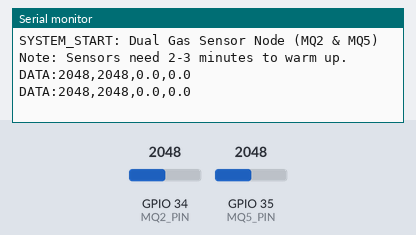
The sketch below on a simulated ESP32. Shown: the last lines printed to the serial monitor. The inputs (shaded band) are chosen by the test bench; at power-on: GPIO 34 (MQ2_PIN) = 2048, GPIO 35 (MQ5_PIN) = 2048.

Above: at 1.8 s.
1.9 s: GPIO 34 (MQ2_PIN) set to 2866
At 2.8 s:
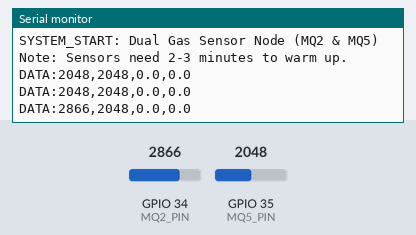
3.4 s: GPIO 35 (MQ5_PIN) set to 2866
At 4.7 s:
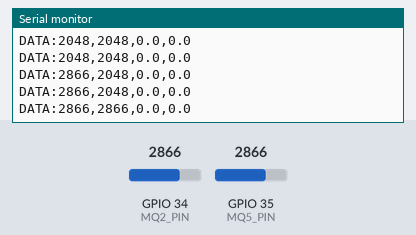
4.9 s: GPIO 34 (MQ2_PIN) set to 3603
At 5.5 s:
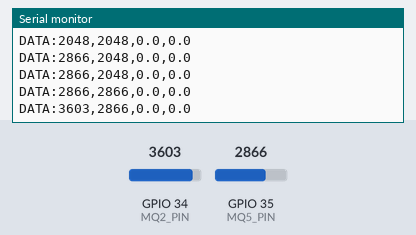
6.4 s: GPIO 35 (MQ5_PIN) set to 3603
At 7.8 s:
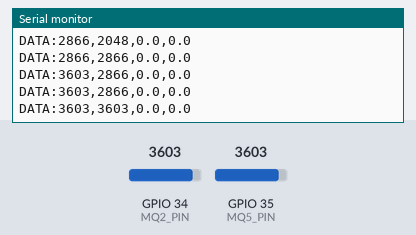
Timing chart, 0 to 8.9 s (numbered marks = the images above; inputs shaded):
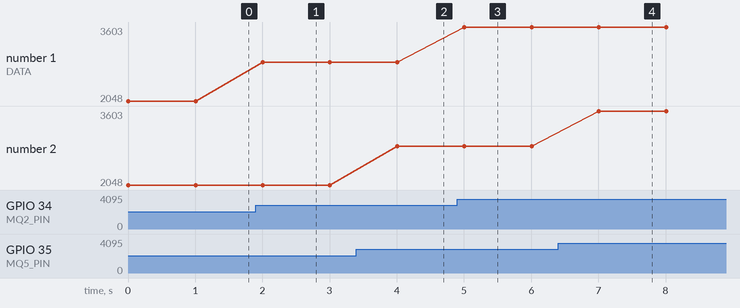

Measured:
- after the input at 1.9 s, the serial monitor: prints a new line after 0.11 s (image 1)
- after the input at 3.4 s, the serial monitor: prints a new line after 0.61 s (image 2)
- after the input at 4.9 s, the serial monitor: prints a new line after 0.11 s (image 3)
- after the input at 6.4 s, the serial monitor: prints a new line after 0.61 s (image 4)
- plotted number 1: 2048 → 2866 after the input at 1.9 s, 2866 → 3603 after the input at 4.9 s

The sketch:

DualGasSensor.ino
```cpp
#define MQ2_PIN 34  // Smoke and Flammable gas
#define MQ5_PIN 35  // Natural gas and LPG

void setup() {
  Serial.begin(115200);

  pinMode(MQ2_PIN, INPUT);
  pinMode(MQ5_PIN, INPUT);

  Serial.println("SYSTEM_START: Dual Gas Sensor Node (MQ2 & MQ5)");
  Serial.println("Note: Sensors need 2-3 minutes to warm up.");
}

void loop() {
  // Read analog values (0 to 4095 on ESP32)
  int mq2Value = analogRead(MQ2_PIN);
  int mq5Value = analogRead(MQ5_PIN);

  // We send 0,0 for Temp/Humid to keep your Java parsing index consistent
  // Format: DATA:MQ2,MQ5,TempPlaceholder,HumidPlaceholder
  Serial.print("DATA:");
  Serial.print(mq2Value);
  Serial.print(",");
  Serial.print(mq5Value);
  Serial.print(",");
  Serial.print("0.0"); // Placeholder for Temp
  Serial.print(",");
  Serial.println("0.0"); // Placeholder for Humidity

  delay(1000); // Send every 1 second
}
```
